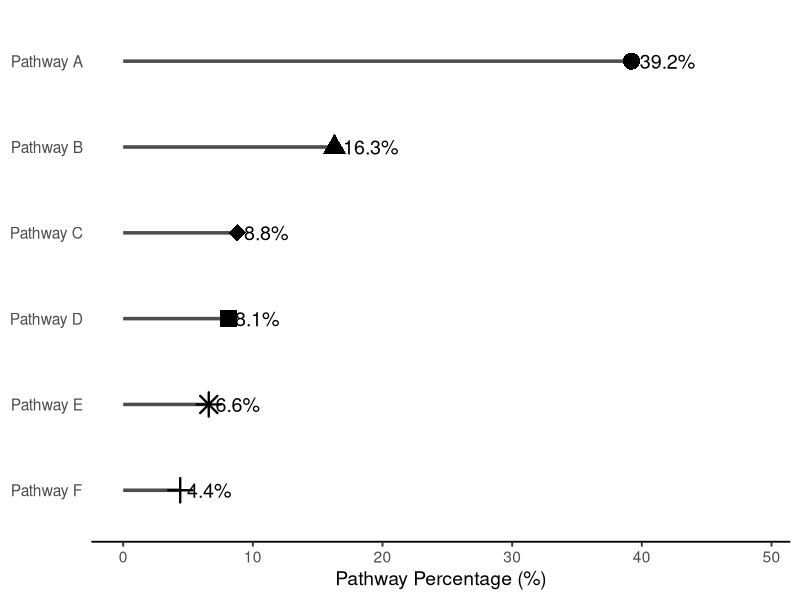

Generate this figure with R:
# =============================
# 1. Load required package
# =============================
library(ggplot2)

# =============================
# 2. Create example data
# =============================
df <- data.frame(
  pathway = c(
    "Pathway A",
    "Pathway B",
    "Pathway C",
    "Pathway D",
    "Pathway E",
    "Pathway F"
  ),
  percent = c(39.2, 16.3, 8.8, 8.1, 6.6, 4.4),
  shape   = c(16, 17, 18, 15, 8, 3)
)

# =============================
# 3. Order pathways by percentage
# =============================
df$pathway <- factor(
  df$pathway,
  levels = df$pathway[order(df$percent)]
)

# =============================
# 4. Create lollipop plot
# =============================
p <- ggplot(df, aes(x = percent, y = pathway)) +
  geom_segment(
    aes(x = 0, xend = percent, yend = pathway),
    linewidth = 1.2,
    alpha = 0.7
  ) +
  geom_point(
    aes(shape = factor(shape)),
    size = 5,
    stroke = 1.2
  ) +
  scale_shape_manual(
    values = setNames(df$shape, df$shape),
    guide = "none"
  ) +
  geom_text(
    aes(label = sprintf("%.1f%%", percent)),
    hjust = -0.15,
    size = 5
  ) +
  expand_limits(
    x = max(df$percent) * 1.25
  ) +
  labs(
    x = "Pathway Percentage (%)",
    y = NULL
  ) +
  theme_classic(base_size = 14) +
  theme(
    axis.line.y  = element_blank(),
    axis.ticks.y = element_blank()
  )

# =============================
# 5. Save plot
# =============================
ggsave(
  "./plot/lollipop.pdf",
  plot = p,
  width = 8,
  height = 3,
  dpi = 300
)
